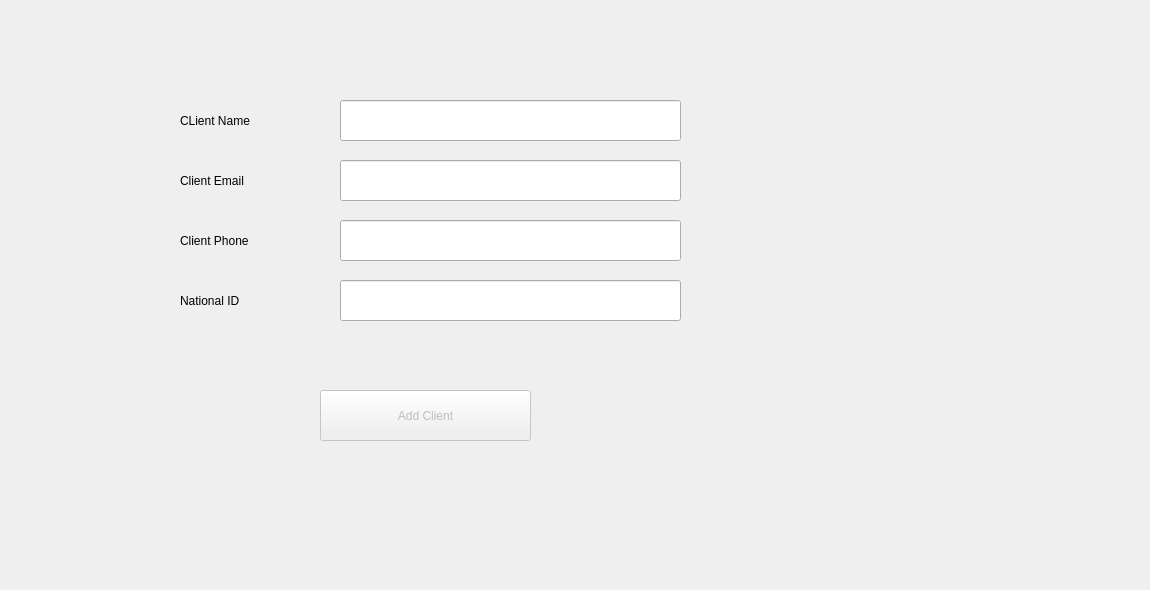
      <widget class="QWidget" name="tab_20">
       <attribute name="title">
        <string>Add New Client</string>
       </attribute>
       <widget class="QLabel" name="label_52">
        <property name="geometry">
         <rect>
          <x>0</x>
          <y>0</y>
          <width>1141</width>
          <height>581</height>
         </rect>
        </property>
        <property name="text">
         <string/>
        </property>
        <property name="pixmap">
         <pixmap resource="img.qrc">:/img/img/books.png</pixmap>
        </property>
        <property name="scaledContents">
         <bool>true</bool>
        </property>
       </widget>
       <widget class="QLineEdit" name="lineEdit_12">
        <property name="geometry">
         <rect>
          <x>340</x>
          <y>280</y>
          <width>341</width>
          <height>41</height>
         </rect>
        </property>
       </widget>
       <widget class="QLabel" name="label_13">
        <property name="geometry">
         <rect>
          <x>180</x>
          <y>230</y>
          <width>121</width>
          <height>21</height>
         </rect>
        </property>
        <property name="text">
         <string>Client Phone</string>
        </property>
       </widget>
       <widget class="QPushButton" name="pushButton_13">
        <property name="enabled">
         <bool>false</bool>
        </property>
        <property name="geometry">
         <rect>
          <x>320</x>
          <y>390</y>
          <width>211</width>
          <height>51</height>
         </rect>
        </property>
        <property name="text">
         <string>Add Client</string>
        </property>
       </widget>
       <widget class="QLineEdit" name="lineEdit_11">
        <property name="geometry">
         <rect>
          <x>340</x>
          <y>220</y>
          <width>341</width>
          <height>41</height>
         </rect>
        </property>
       </widget>
       <widget class="QLineEdit" name="lineEdit_10">
        <property name="geometry">
         <rect>
          <x>340</x>
          <y>160</y>
          <width>341</width>
          <height>41</height>
         </rect>
        </property>
       </widget>
       <widget class="QLineEdit" name="lineEdit_9">
        <property name="geometry">
         <rect>
          <x>340</x>
          <y>100</y>
          <width>341</width>
          <height>41</height>
         </rect>
        </property>
       </widget>
       <widget class="QLabel" name="label_11">
        <property name="geometry">
         <rect>
          <x>180</x>
          <y>110</y>
          <width>101</width>
          <height>21</height>
         </rect>
        </property>
        <property name="text">
         <string>CLient Name</string>
        </property>
       </widget>
       <widget class="QLabel" name="label_12">
        <property name="geometry">
         <rect>
          <x>180</x>
          <y>170</y>
          <width>111</width>
          <height>21</height>
         </rect>
        </property>
        <property name="text">
         <string>Client Email</string>
        </property>
       </widget>
       <widget class="QLabel" name="label_14">
        <property name="geometry">
         <rect>
          <x>180</x>
          <y>290</y>
          <width>121</width>
          <height>21</height>
         </rect>
        </property>
        <property name="text">
         <string>National ID</string>
        </property>
       </widget>
      </widget>
